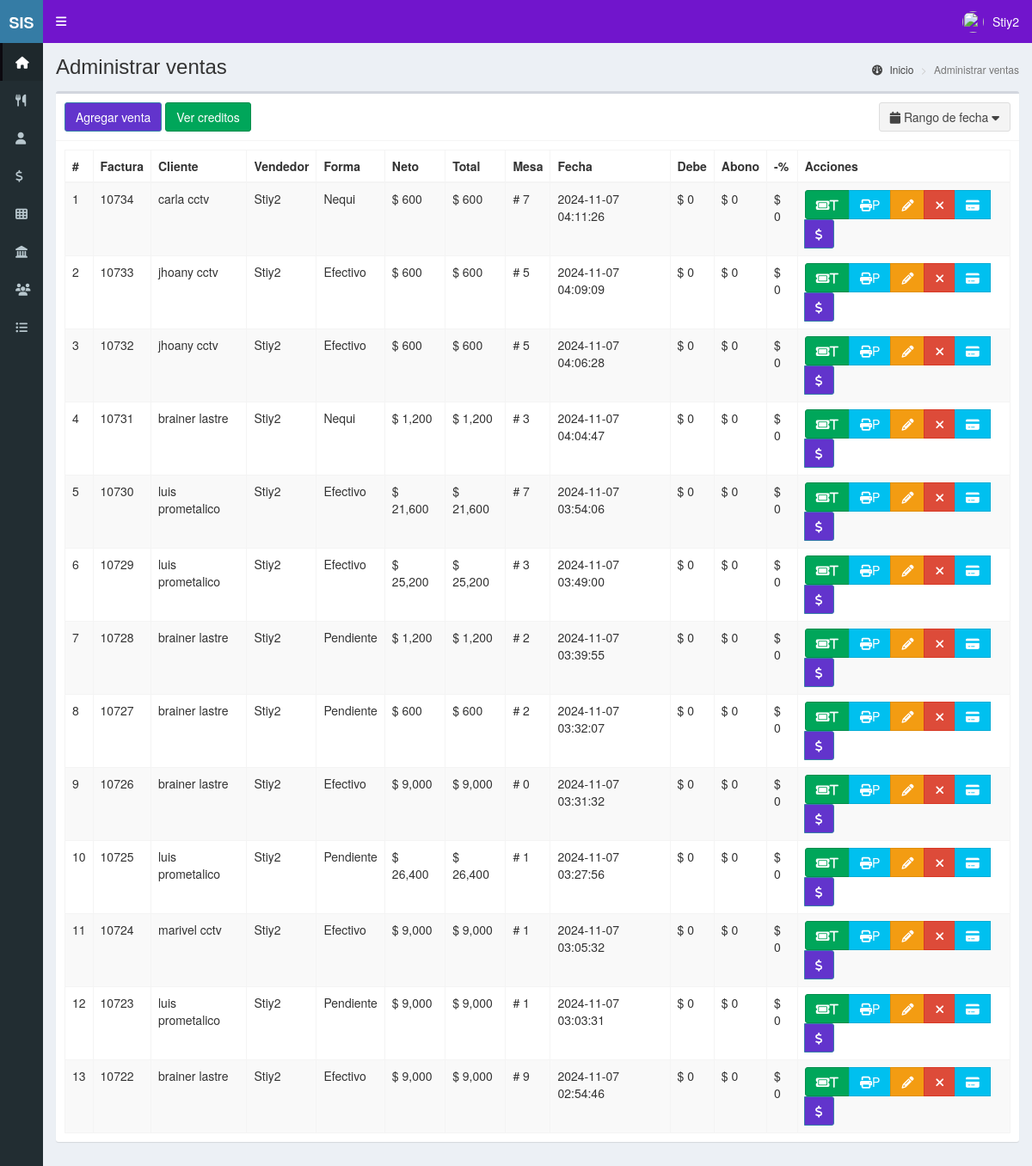
/ventas (signed in), run on the app's committed database.
### tables this page shows
CREATE TABLE `ventas` (
  `id` int(11) NOT NULL,
  `codigo` int(11) NOT NULL,
  `id_cliente` int(11) NOT NULL,
  `id_vendedor` int(11) NOT NULL,
  `productos` text NOT NULL,
  `impuesto` float NOT NULL,
  `neto` float NOT NULL,
  `total` float NOT NULL,
  `metodo_pago` text NOT NULL,
  `fecha` timestamp NOT NULL DEFAULT current_timestamp(),
  `saldo_pendiente` decimal(10,2) DEFAULT 0.00,
  `monto_abonado` decimal(10,2) DEFAULT 0.00,
  `descuento` int(50) DEFAULT NULL,
  `idmesa` int(50) DEFAULT NULL
);

CREATE TABLE `clientes` (
  `id` int(11) NOT NULL,
  `nombre` text NOT NULL,
  `documento` int(11) NOT NULL,
  `email` text NOT NULL,
  `telefono` text NOT NULL,
  `direccion` text NOT NULL,
  `fecha_nacimiento` date NOT NULL,
  `compras` int(11) NOT NULL,
  `ultima_compra` datetime NOT NULL,
  `fecha` timestamp NOT NULL DEFAULT current_timestamp() ON UPDATE current_timestamp()
);

CREATE TABLE `usuarios` (
  `id` int(11) NOT NULL,
  `nombre` text NOT NULL,
  `usuario` text NOT NULL,
  `password` text NOT NULL,
  `perfil` text NOT NULL,
  `foto` text NOT NULL,
  `estado` int(11) NOT NULL,
  `ultimo_login` datetime NOT NULL,
  `fecha` timestamp NOT NULL DEFAULT current_timestamp() ON UPDATE current_timestamp()
);

### controladores/plantilla.controlador.php (called while the page is built)
<?php
class ControladorPlantilla{
	static public function ctrPlantilla(){
		include "vistas/plantilla.php";
	}
}

### index.php (called while the page is built, shortened)
<?php
require_once "controladores/plantilla.controlador.php";
require_once "controladores/usuarios.controlador.php";
require_once "controladores/clientes.controlador.php";
require_once "controladores/ventas.controlador.php";
require_once "modelos/usuarios.modelo.php";
require_once "modelos/clientes.modelo.php";
require_once "modelos/ventas.modelo.php";
$plantilla = new ControladorPlantilla();
$plantilla->ctrPlantilla();

### controladores/ventas.controlador.php (called while the page is built, shortened)
<?php
class ControladorVentas{
	static public function ctrRangoFechasVentas($fechaInicial, $fechaFinal){
		$tabla = "ventas";
		$respuesta = ModeloVentas::mdlRangoFechasVentas($tabla, $fechaInicial, $fechaFinal);
		return $respuesta;
	}
}

### modelos/conexion.php (called while the page is built)
<?php
class Conexion{
	static public function conectar(){
		$link = new PDO("mysql:host=localhost;dbname=sis_restaurant",
			            "root",
			            "");
		$link->exec("set names utf8");
		return $link;
	}
}

### modelos/ventas.modelo.php (called while the page is built, shortened)
<?php
require_once "conexion.php";
class ModeloVentas{
	static public function mdlRangoFechasVentas($tabla, $fechaInicial, $fechaFinal){
		if($fechaInicial == null){
			$stmt = Conexion::conectar()->prepare("SELECT * FROM $tabla WHERE DATE(fecha) = CURRENT_DATE() ORDER BY id DESC");
			$stmt -> execute();
			return $stmt -> fetchAll();
		}else if($fechaInicial == $fechaFinal){
			$fechaInicial .= ' 00:00:01';
            $fechaFinal .= ' 23:59:59';
			$stmt = Conexion::conectar()->prepare("SELECT * FROM $tabla WHERE fecha BETWEEN :fechaInicial AND :fechaFinal");
			$stmt->bindParam(":fechaInicial", $fechaInicial, PDO::PARAM_STR);
			$stmt->bindParam(":fechaFinal", $fechaFinal, PDO::PARAM_STR);
			$stmt -> execute();
			return $stmt -> fetchAll();
		}
	}
}

### controladores/clientes.controlador.php (called while the page is built, shortened)
<?php
class ControladorClientes{
	static public function ctrMostrarClientes($item, $valor){
		$tabla = "clientes";
		$respuesta = ModeloClientes::mdlMostrarClientes($tabla, $item, $valor);
		return $respuesta;
	}
}

### modelos/clientes.modelo.php (called while the page is built, shortened)
<?php
require_once "conexion.php";
class ModeloClientes{
	static public function mdlMostrarClientes($tabla, $item, $valor){
		if($item != null){
			$stmt = Conexion::conectar()->prepare("SELECT * FROM $tabla WHERE $item = :$item");
			$stmt -> bindParam(":".$item, $valor, PDO::PARAM_STR);
			$stmt -> execute();
			return $stmt -> fetch();
		}else{
			$stmt = Conexion::conectar()->prepare("SELECT * FROM $tabla");
			$stmt -> execute();
			return $stmt -> fetchAll();
		}
	}
}

### controladores/usuarios.controlador.php (called while the page is built, shortened)
<?php
class ControladorUsuarios{
	static public function ctrMostrarUsuarios($item, $valor){
		$tabla = "usuarios";
		$respuesta = ModeloUsuarios::MdlMostrarUsuarios($tabla, $item, $valor);
		return $respuesta;
	}
}

### modelos/usuarios.modelo.php (called while the page is built, shortened)
<?php
require_once "conexion.php";
class ModeloUsuarios{
	static public function mdlMostrarUsuarios($tabla, $item, $valor){
		if($item != null){
			$stmt = Conexion::conectar()->prepare("SELECT * FROM $tabla WHERE $item = :$item");
			$stmt -> bindParam(":".$item, $valor, PDO::PARAM_STR);
			$stmt -> execute();
			return $stmt -> fetch();
		}else{
			$stmt = Conexion::conectar()->prepare("SELECT * FROM $tabla");
			$stmt -> execute();
			return $stmt -> fetchAll();
		}
	}
}

### vistas/modulos/ventas.php (the view, shortened to what this page needs)
<div class="content-wrapper">
  <section class="content-header">
    <h1>
      Administrar ventas
    </h1>
    <ol class="breadcrumb">
      <li><a href="inicio"><i class="fa fa-dashboard"></i> Inicio</a></li>
      <li class="active">Administrar ventas</li>
    </ol>
  </section>
  <section class="content">
    <div class="box">
      <div class="box-header with-border">
        <a href="crear-venta">
          <button class="btn btn-primary">
            Agregar venta
          </button>
        </a>
        <a href="ventas-credito">
          <button class="btn btn-success">
            Ver creditos
          </button>
        </a>
         <button type="button" class="btn btn-default pull-right" id="daterange-btn">
            <span>
              <i class="fa fa-calendar"></i>
              <?php
                if(isset($_GET["fechaInicial"])){
                  echo $_GET["fechaInicial"]." - ".$_GET["fechaFinal"];
                }else{
                  echo 'Rango de fecha';
                }
              ?>
            </span>
            <i class="fa fa-caret-down"></i>
         </button>
      </div>
      <div class="box-body">
       <table class="table table-bordered table-striped dt-responsive tablas" width="100%">
        <thead>
         <tr>
           <th style="width:10px">#</th>
           <th>Factura</th>
           <th>Cliente</th>
           <th>Vendedor</th>
           <th>Forma</th>
           <th>Neto</th>
           <th>Total</th>
           <th>Mesa</th>
           <th>Fecha</th>
           <th>Debe</th>
           <th>Abono</th>
           <th>-%</th>
           <th>Acciones</th>
         </tr>
        </thead>
        <tbody>
        <?php
          if(isset($_GET["fechaInicial"])){
            $fechaInicial = $_GET["fechaInicial"];
            $fechaFinal = $_GET["fechaFinal"];
          }else{
            $fechaInicial = null;
            $fechaFinal = null;
          }
          $respuesta = ControladorVentas::ctrRangoFechasVentas($fechaInicial, $fechaFinal);
          foreach ($respuesta as $key => $value) {
           echo '<tr>
                  <td>'.($key+1).'</td>
                  <td>'.$value["codigo"].'</td>';
                  $itemCliente = "id";
                  $valorCliente = $value["id_cliente"];
                  $respuestaCliente = ControladorClientes::ctrMostrarClientes($itemCliente, $valorCliente);
                  echo '<td>'.$respuestaCliente["nombre"].'</td>';
                  $itemUsuario = "id";
                  $valorUsuario = $value["id_vendedor"];
                  $respuestaUsuario = ControladorUsuarios::ctrMostrarUsuarios($itemUsuario, $valorUsuario);
                  echo '<td>'.$respuestaUsuario["nombre"].'</td>
                  <td>'.$value["metodo_pago"].'</td>
                  <td>$ '.number_format($value["neto"]).'</td>
                  <td>$ '.number_format($value["total"]).'</td>
                  <td># '.number_format($value["idmesa"]).'</td>
                  <td>'.$value["fecha"].'</td>
                  <td>$ '.number_format($value["saldo_pendiente"]).'</td>
                  <td>$ '.number_format($value["monto_abonado"]).'</td>
                  <td>$ '.number_format($value["descuento"]).'</td>
                  <td>
                    <div class="btn-group">
                      <button class="btn btn-success btnImprimirTicket" codigoVenta="'.$value["codigo"].'">
                        <i class="fa fa-ticket">T</i>
                      </button>
                      <button class="btn btn-info btnImprimirFactura" codigoVenta="'.$value["codigo"].'">
                        <i class="fa fa-print"></i>P
                      </button>';
                      if($_SESSION["perfil"] == "Administrador"){
                      echo '
                      <button class="btn btn-warning btnEditarVenta" idVenta="'.$value["id"].'"><i class="fa fa-pencil"></i></button>
                      <button class="btn btn-danger btnEliminarVenta" idVenta="'.$value["id"].'"><i class="fa fa-times"></i></button>
                      <button class="btn btn-info btnabonarcredito" data-toggle="modal" data-target="#modalAbonar" idVenta="'.$value["id"].'"><i class="fa fa-credit-card"></i></button>
                      <button class="btn btn-primary btnpagarcredito" idVenta="'.$value["id"].'"><i class="fa fa-usd"></i></button>';
                    }
                    echo '</div>
                  </td>
                </tr>';
            }
        ?>
        </tbody>
       </table>
      </div>
    </div>
  </section>
</div>

### vistas/plantilla.php (shortened to what this page needs)
<!DOCTYPE html>
<html>
<head>
  <link href="https://cdn.jsdelivr.net/npm/select2@4.1.0-rc.0/dist/css/select2.min.css" rel="stylesheet" />
  <link rel="stylesheet" href="vistas/bower_components/bootstrap/dist/css/bootstrap.min.css">
  <link rel="stylesheet" href="vistas/bower_components/font-awesome/css/all.min.css">
  <link rel="stylesheet" href="vistas/bower_components/Ionicons/css/ionicons.min.css">
  <link rel="stylesheet" href="vistas/dist/css/AdminLTE.css">
  <link rel="stylesheet" href="vistas/dist/css/skins/_all-skins.min.css">
  <link rel="stylesheet" href="vistas/bower_components/datatables.net-bs/css/dataTables.bootstrap.min.css">
  <link rel="stylesheet" href="vistas/bower_components/datatables.net-bs/css/responsive.bootstrap.min.css">
  <link rel="stylesheet" href="vistas/plugins/iCheck/all.css">
  <link rel="stylesheet" href="vistas/bower_components/bootstrap-daterangepicker/daterangepicker.css">
  <link rel="stylesheet" href="vistas/bower_components/morris.js/morris.css">
</head>
<body class="hold-transition skin-blue sidebar-collapse sidebar-mini login-page">
  <?php
  if(isset($_SESSION["iniciarSesion"]) && $_SESSION["iniciarSesion"] == "ok"){
   echo '<div class="wrapper">';
    include "modulos/cabezote.php";
    include "modulos/menu.php";
    if(isset($_GET["ruta"])){
      if($_GET["ruta"] == "inicio" ||
         $_GET["ruta"] == "mesas" ||
         $_GET["ruta"] == "usuarios" ||
         $_GET["ruta"] == "categorias" ||
         $_GET["ruta"] == "productos" ||
         $_GET["ruta"] == "gastos" ||
         $_GET["ruta"] == "productos-red" ||
         $_GET["ruta"] == "clientes" ||
         $_GET["ruta"] == "ventas" ||
         $_GET["ruta"] == "crear-venta" ||
         $_GET["ruta"] == "editar-venta" ||
         $_GET["ruta"] == "reportes" ||
         $_GET["ruta"] == "ventas-credito" ||
         $_GET["ruta"] == "salir"){
        include "modulos/".$_GET["ruta"].".php";
      }else{
        include "modulos/404.php";
      }
    }else{
      include "modulos/inicio.php";
    }
    echo '</div>';
  }else{
    include "modulos/login.php";
  }
  ?>
</body>
</html>

### vistas/modulos/cabezote.php (shortened to what this page needs)
<header class="main-header">
   <a href="#" class="logo">
     <span class="logo-mini"><b>SIS</b> ISANIS</span>
   </a>
<nav class="navbar navbar-static-top" role="navigation">
 	<a href="#" class="sidebar-toggle" data-toggle="push-menu" role="button">
     	</a>
	<div class="navbar-custom-menu">
		<ul class="nav navbar-nav">
			<li class="dropdown user user-menu">
				<a href="#" class="dropdown-toggle" data-toggle="dropdown">
				<?php
				if($_SESSION["foto"] != ""){
					echo '<img src="'.$_SESSION["foto"].'" class="user-image">';
				}else{
					echo '<img src="vistas/img/usuarios/default/anonymous.png" class="user-image">';
				}
				?>
					<span class="hidden-xs"><?php  echo $_SESSION["nombre"]; ?></span>
				</a>
			</li>
		</ul>
	</div>
</nav>
</header>

### vistas/modulos/menu.php (shortened to what this page needs)
<aside class="main-sidebar">
	 <section class="sidebar">
		<ul class="sidebar-menu">
		<?php
		if($_SESSION["perfil"] == "Administrador"){
			echo '<li class="active">
				<a href="inicio">
					<i class="fa fa-home"></i>
					<span>Inicio</span>
				</a>
			</li>
			<li>
				<a href="mesas">
					<i class="fa fa-cutlery"></i>
					<span>Mesas</span>
				</a>
			</li>
			<li>
				<a href="usuarios">
					<i class="fa fa-user"></i>
					<span>Usuarios</span>
				</a>
			</li>
			<li>
				<a href="gastos">
					<i class="fa fa-usd"></i>
					<span>Gastos</span>
				</a>
			</li>';
		}
		if($_SESSION["perfil"] == "Administrador" || $_SESSION["perfil"] == "Especial"){
			echo '<li>
				<a href="categorias">
					<i class="fa fa-th"></i>
					<span>Categorías</span>
				</a>
			</li>
			<li>
				<a href="productos">
					<i class="fa-solid fa-landmark"></i>
					<span>Productos</span>
				</a>
			</li>';
		}
		if($_SESSION["perfil"] == "Administrador" || $_SESSION["perfil"] == "Vendedor" || $_SESSION["perfil"] == "Especial"){
			echo '<li>
				<a href="clientes">
					<i class="fa fa-users"></i>
					<span>Clientes</span>
				</a>
			</li>';
		}
		if($_SESSION["perfil"] == "Administrador" || $_SESSION["perfil"] == "Vendedor" || $_SESSION["perfil"] == "Especial"){
			echo '<li class="treeview">
				<a href="#">
					<i class="fa fa-list-ul"></i>
					<span>Ventas</span>
					<span class="pull-right-container">
						<i class="fa fa-angle-left pull-right"></i>
					</span>
				</a>
				<ul class="treeview-menu">
					<li>
						<a href="ventas">
							<i class="fa-solid fa-chart-line"></i>
							<span>Administrar ventas</span>
						</a>
					</li>
					<li>
						<a href="crear-venta">
							<i class="fa-solid fa-money-bill"></i>
							<span>Crear venta</span>
						</a>
					</li>';
				echo '</ul>
			</li>';
		}
		?>
		</ul>
	 </section>
</aside>

### data on the page
ventas: codigo "10734", id_cliente.nombre "carla cctv", usuarios.nombre "Stiy2", metodo_pago "Nequi", neto "600", total "600", idmesa "7", fecha "2024-11-07 04:11:26", saldo_pendiente "0", monto_abonado "0", descuento "0"
ventas: codigo "10733", id_cliente.nombre "jhoany cctv", usuarios.nombre "Stiy2", metodo_pago "Efectivo", neto "600", total "600", idmesa "5", fecha "2024-11-07 04:09:09", saldo_pendiente "0", monto_abonado "0", descuento "0"
ventas: codigo "10732", id_cliente.nombre "jhoany cctv", usuarios.nombre "Stiy2", metodo_pago "Efectivo", neto "600", total "600", idmesa "5", fecha "2024-11-07 04:06:28", saldo_pendiente "0", monto_abonado "0", descuento "0"
ventas: codigo "10731", id_cliente.nombre "brainer lastre", usuarios.nombre "Stiy2", metodo_pago "Nequi", neto "1,200", total "1,200", idmesa "3", fecha "2024-11-07 04:04:47", saldo_pendiente "0", monto_abonado "0", descuento "0"
ventas: codigo "10730", id_cliente.nombre "luis prometalico", usuarios.nombre "Stiy2", metodo_pago "Efectivo", neto "21,600", total "21,600", idmesa "7", fecha "2024-11-07 03:54:06", saldo_pendiente "0", monto_abonado "0", descuento "0"
ventas: codigo "10729", id_cliente.nombre "luis prometalico", usuarios.nombre "Stiy2", metodo_pago "Efectivo", neto "25,200", total "25,200", idmesa "3", fecha "2024-11-07 03:49:00", saldo_pendiente "0", monto_abonado "0", descuento "0"
ventas: codigo "10728", id_cliente.nombre "brainer lastre", usuarios.nombre "Stiy2", metodo_pago "Pendiente", neto "1,200", total "1,200", idmesa "2", fecha "2024-11-07 03:39:55", saldo_pendiente "0", monto_abonado "0", descuento "0"
ventas: codigo "10727", id_cliente.nombre "brainer lastre", usuarios.nombre "Stiy2", metodo_pago "Pendiente", neto "600", total "600", idmesa "2", fecha "2024-11-07 03:32:07", saldo_pendiente "0", monto_abonado "0", descuento "0"
ventas: codigo "10726", id_cliente.nombre "brainer lastre", usuarios.nombre "Stiy2", metodo_pago "Efectivo", neto "9,000", total "9,000", idmesa "0", fecha "2024-11-07 03:31:32", saldo_pendiente "0", monto_abonado "0", descuento "0"
ventas: codigo "10725", id_cliente.nombre "luis prometalico", usuarios.nombre "Stiy2", metodo_pago "Pendiente", neto "26,400", total "26,400", idmesa "1", fecha "2024-11-07 03:27:56", saldo_pendiente "0", monto_abonado "0", descuento "0"
ventas: codigo "10724", id_cliente.nombre "marivel cctv", usuarios.nombre "Stiy2", metodo_pago "Efectivo", neto "9,000", total "9,000", idmesa "1", fecha "2024-11-07 03:05:32", saldo_pendiente "0", monto_abonado "0", descuento "0"
ventas: codigo "10723", id_cliente.nombre "luis prometalico", usuarios.nombre "Stiy2", metodo_pago "Pendiente", neto "9,000", total "9,000", idmesa "1", fecha "2024-11-07 03:03:31", saldo_pendiente "0", monto_abonado "0", descuento "0"
ventas: codigo "10722", id_cliente.nombre "brainer lastre", usuarios.nombre "Stiy2", metodo_pago "Efectivo", neto "9,000", total "9,000", idmesa "9", fecha "2024-11-07 02:54:46", saldo_pendiente "0", monto_abonado "0", descuento "0"

### other printed values
$_SESSION["nombre"] "Stiy2"
